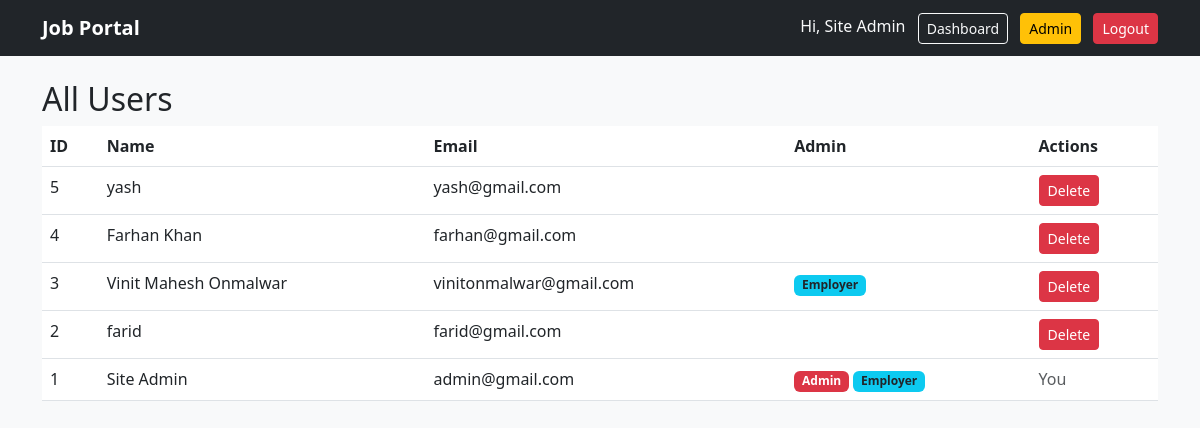
The app's page /admin/users (signed in) with its own data.
### app.py (models this page shows, shortened)
class User(db.Model, UserMixin):
    id = db.Column(db.Integer, primary_key=True)
    fullname = db.Column(db.String(100), nullable=False)
    email = db.Column(db.String(100), unique=True, nullable=False)
    password_hash = db.Column(db.String(256), nullable=False)
    is_admin = db.Column(db.Boolean, default=False)
    is_employer = db.Column(db.Boolean, default=False)
    created_at = db.Column(db.DateTime, default=datetime.utcnow)

### app.py (the view)
@app.route("/admin/users")
@login_required
@admin_required
def admin_users():
    users = User.query.order_by(User.created_at.desc()).all()
    return render_template("admin/users.html", users=users)

### app.py (called while the page is built)
@login_manager.user_loader
def load_user(user_id):
    return User.query.get(int(user_id))

def admin_required(f):
    @wraps(f)
    def decorated(*args, **kwargs):
        if not current_user.is_authenticated or not getattr(current_user, "is_admin", False):
            abort(403)
        return f(*args, **kwargs)
    return decorated

### templates/admin/users.html
{% extends "base.html" %}
{% block content %}
<h2>All Users</h2>
<table class="table">
    <thead>
        <tr>
            <th>ID</th>
            <th>Name</th>
            <th>Email</th>
            <th>Admin</th>
            <th>Actions</th>
        </tr>
    </thead>
    <tbody>
        {% for u in users %}
            <tr>
                <td>{{u.id}}</td>
                <td>{{u.fullname}}</td>
                <td>{{u.email}}</td>
                <td>
                    {% if u.is_admin %}
                        <span class="badge bg-danger">Admin</span>
                    {% endif %}
                    {% if u.is_employer %}
                        <span class="badge bg-info text-dark">Employer</span>
                    {% endif %}
                </td>
                <td>
                    {% if u.id != current_user.id %}
                        <form method="post" action="{{url_for('admin_delete_user', user_id=u.id)}}" onsubmit="return confirm('Delete user?');">
                            <button class="btn btn-sm btn-danger">Delete</button>
                        </form>
                    {% else %}
                        <span class="text-muted">You</span>
                    {% endif %}
                </td>
            </tr>
        {% endfor %}
    </tbody>
</table>
{% endblock %}

### templates/base.html (shortened to what this page needs)
<!DOCTYPE html>
<html lang="en">
<head>
    <link href="https://cdn.jsdelivr.net/npm/bootstrap@5.3.0/dist/css/bootstrap.min.css" rel="stylesheet">
    <link rel="stylesheet" href="{{url_for('static', filename='css/style.css')}}">
</head>
<body>
<nav class="navbar navbar-expand-lg navbar-dark bg-dark mb-4">
    <div class="container">
        <a class="navbar-brand" href="{{url_for('index')}}">Job Portal</a>
        <div class="ms-auto">
            {% if current_user.is_authenticated %}
                <span class="text-light me-2">Hi, {{current_user.fullname}}</span>
                <a class="btn btn-outline-light btn-sm" href="{{url_for('dashboard')}}">Dashboard</a>
                {% if current_user.is_admin %}
                    <a class="btn btn-warning btn-sm ms-2" href="{{url_for('admin_index')}}">Admin</a>
                {% endif %}
                <a class="btn btn-danger btn-sm ms-2" href="{{url_for('logout')}}">Logout</a>
            {% else %}
            <a class="btn btn-outline-light btn-sm" href="{{url_for('login')}}">Login</a>
            <a class="btn btn-warning btn-sm ms-2" href="{{url_for('register')}}">Register</a>
            {% endif %}
        </div>
    </div>
</nav>
<div class="container">
    {% block content %} {% endblock %}
</div>
</body>
</html>

### static/css/style.css (style rules this page uses)
body { background:#f8f9fa; }
.navbar-brand { font-weight:700; }

### records on screen
User: fullname "Site Admin", id "1", email "admin@gmail.com", is_admin "Admin", is_employer "Employer", shows "You"
User: id "5", fullname "yash", email "yash@gmail.com"
User: id "4", fullname "Farhan Khan", email "farhan@gmail.com"
User: id "3", fullname "Vinit Mahesh Onmalwar", email "vinitonmalwar@gmail.com", is_employer "Employer"
User: id "2", fullname "farid", email "farid@gmail.com"
